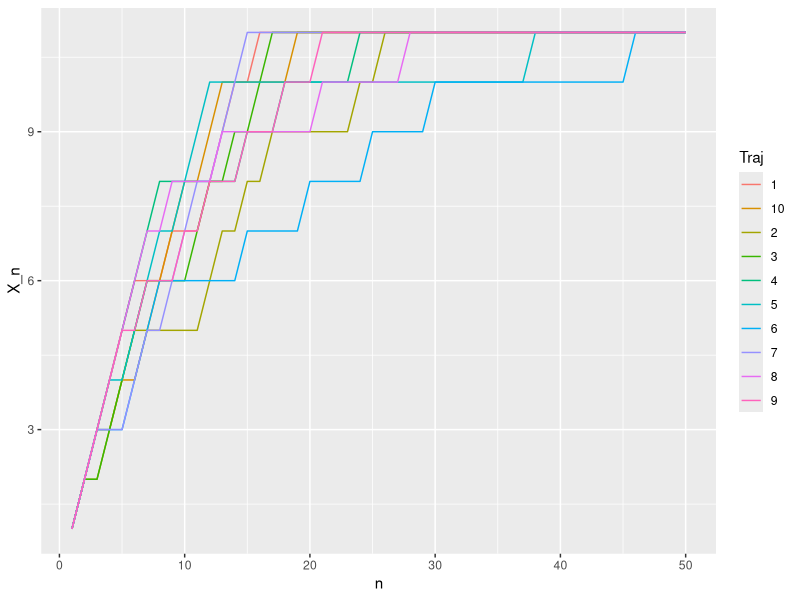
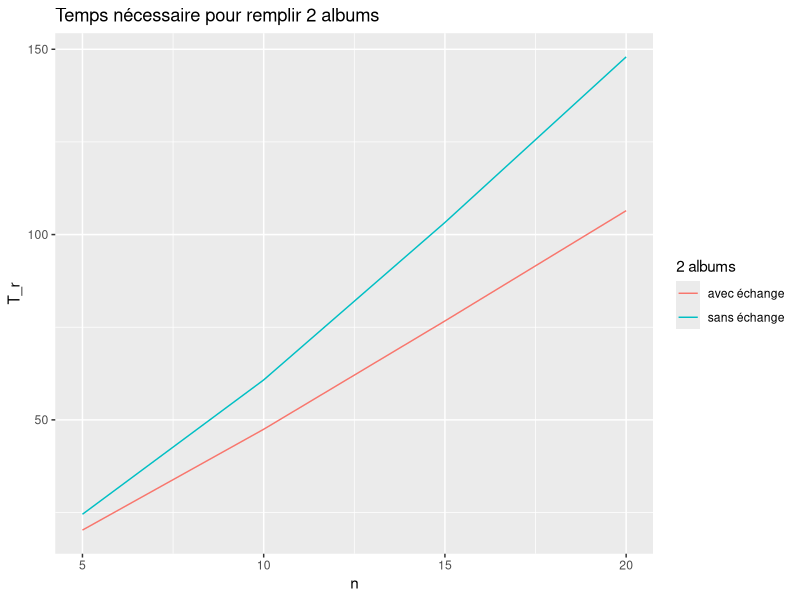
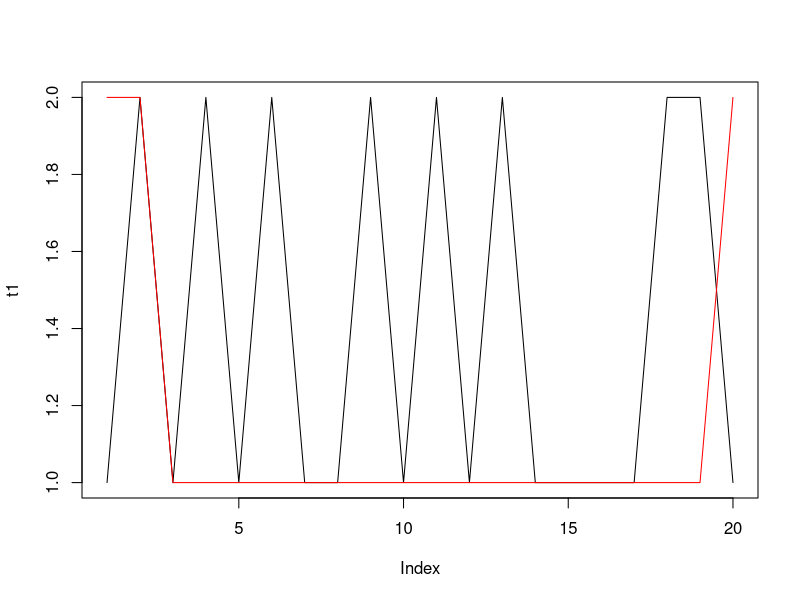
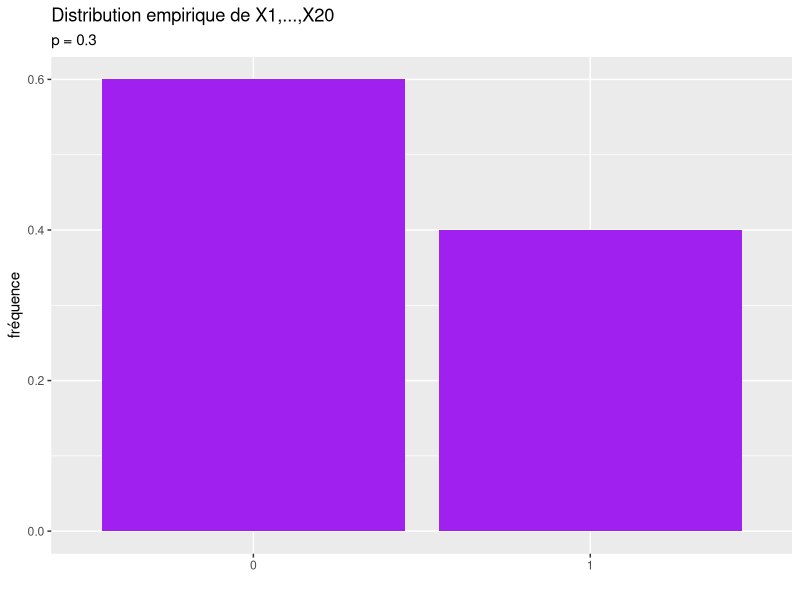
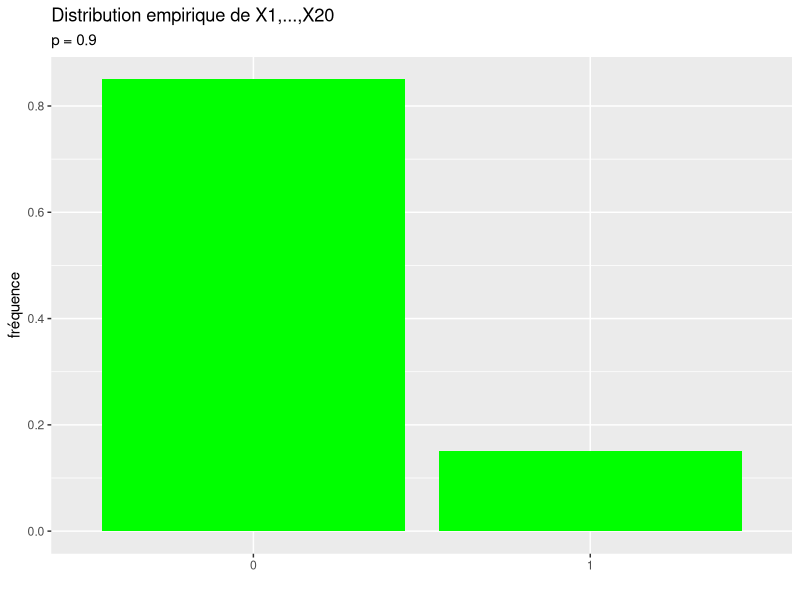
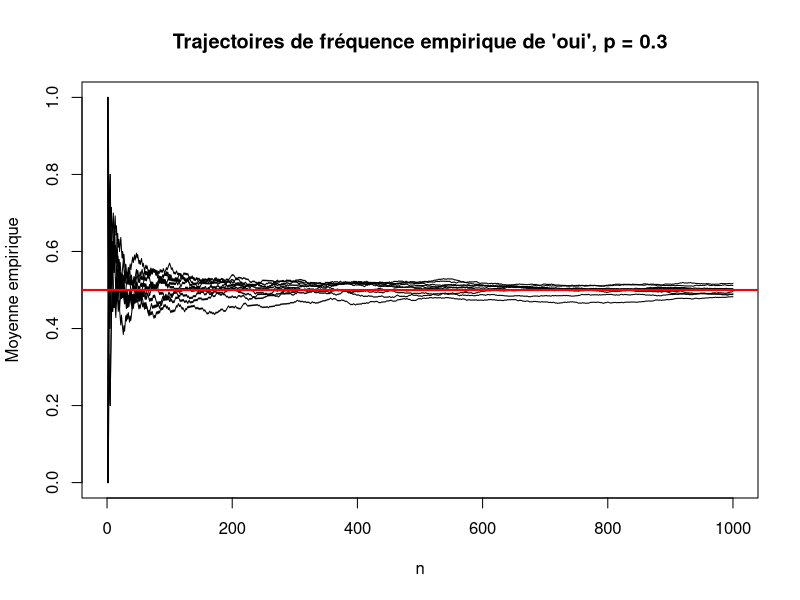
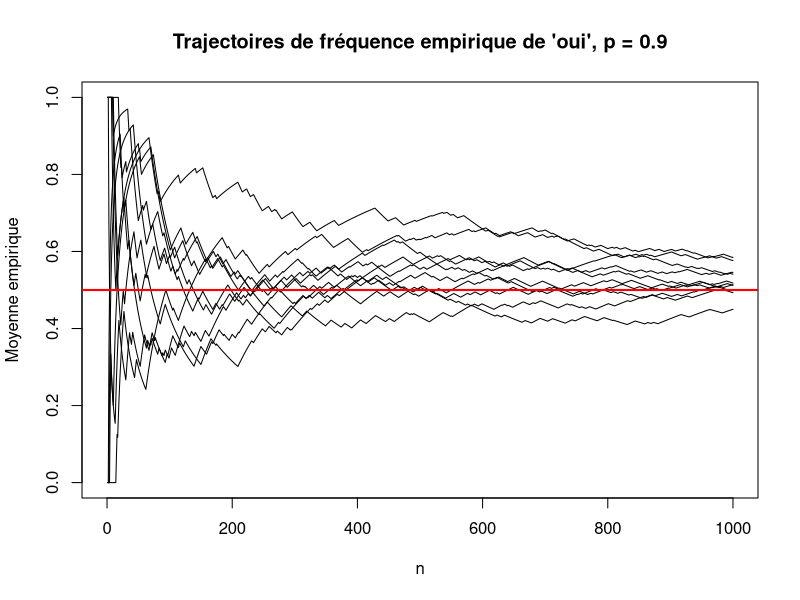
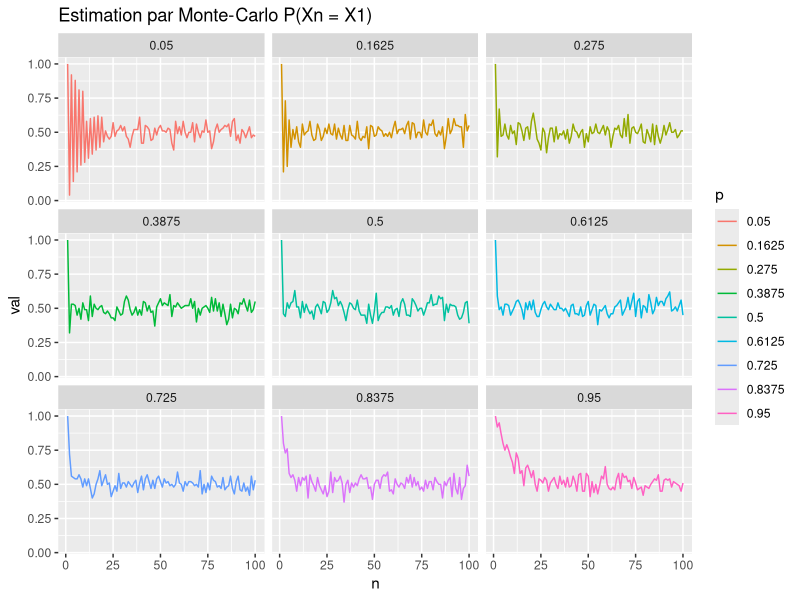

The R source for these figures, in order:
## ---- chunk 1
library(tidyverse)
library(purrr)
library(tibble)
library(ggplot2)
library(pracma)
## ---- chunk 2
sample_from <- function(p, n = 1) {

    get_x <- function() {
        p1 <- c(0, p[seq_len(length(p) - 1)])
        t <- runif(1)
        u <- (t > cumsum(p1)) & (t < cumsum(p))
        x <- which(u == 1)

        x
    }

    x <- rep(0, n)
    for (i in seq_len(n)) {
        x[i] <- get_x()
    }

    x
}

etat_suiv <- function(x, Q) {
    p <- Q[x,]
    sample_from(p)
}

sim_chain <- function(p0, Q, n = 50) {

    # get the first state
    x0 <- sample_from(p0)

    x <- rep(0, n)
    x[1] <- x0

    for (i in seq_len(n - 1)) {
        x[i + 1] <- etat_suiv(x[i], Q)
    }

    x
}
## ---- chunk 3
N <- 10 # Number of cards needed to fill the Panini Album

P <- matrix(rep(0, (N + 1) ** 2), nrow = (N + 1))

# Loop along the diagonals
for (i in 1:N) {
    P[i, i + 1] <- ((N + 1) - i) / N
    P[i + 1, i + 1] <- 1 - (N - i) / N
}

P
## ---- chunk 4
# Define the initial distribution
p0 <- rep(0, 11)
p0[1] <- 1

# Simulate data
chain <- sim_chain(p0, P, 50)
df <- tibble(n = 1:50, chain)
for (i in 2:10) {
    df <- add_column(df, sim_chain(p0, P, 50), .name_repair = "unique")
}
names(df) <- c("n", as.character(1:10))

df |>
    pivot_longer(c(2:11), values_to = "val", names_to = "name") |>
    ggplot(aes(n, val, col = name)) +
    geom_line() +
    labs(col = "Traj", y = "X_n")
## ---- chunk 5
n_traj <- 1000
len_traj <- 75

traj <- list() # store trajectories
for (i in 1:n_traj) {
    traj[[i]] <- sim_chain(p0, P, len_traj)
}

find_first_11 <- function(x) {
    detect_index(x, function(x) x == 11)
}

first_11 <- map(traj, find_first_11)
x <- unlist(first_11)
x[x == 0] <- len_traj # If we never reach 11, just use len_traj

avg_cards <- mean(x)

print(avg_cards)
## ---- chunk 6
n_sample <- 1e5
N <- 100

album_completion_time <- function(n_sample, n_cards, r_collectors = 2) {

    # Go ahead and generate a large sample
    s <- sample(1:n_cards, n_sample, replace = TRUE)

    # Now we need to go until every single card has >= r cards
    found_all_cards <- FALSE
    i <- 1
    counts <- rep(0, n_cards)
    missing_cards <- 1:n_cards # indices of missing cards

    # Keep counting values in the sample until the length of
    # missing cards is 0
    while (!found_all_cards) {

        counts[s[i]] <- counts[s[i]] + 1
        i <- i + 1

        # Need to actually start checking the missing cards
        missing_cards <- missing_cards[counts[missing_cards] < r_collectors]
        found_all_cards <- length(missing_cards) == 0

        # if i larger than the sample, draw another sample!
        if (i >= n_sample) {
            s <- sample(1:n_cards, n_sample, replace = TRUE)
            i <- 1
        }
    }

    i
}
## ---- chunk 7
n_cards <- 10
r <- 2
n_sim <- 1000

completion_times <- map_dbl(1:n_sim, function(x) {
                                        album_completion_time(200, n_cards, r)
                                     })
mean(completion_times)
## ---- chunk 8
N <- c(5, 10, 15, 20)

mean_completion_times <- function(n, r = 2, n_sim = 1000) {
    completion_times <- map_dbl(1:n_sim, function(x) {
        album_completion_time(200, n, r)
    })
    mean(completion_times)
}

# Fill two albums WITH exchanges
alb_exch <- map_dbl(N, mean_completion_times)

# Fill one album, twice
two_alb <- 2 * map_dbl(N, function(n) { mean_completion_times(n, 1)})

df <- tibble(N, alb_exch, two_alb)
names(df) <- c("N", "avec échange", "sans échange")

df |>
    pivot_longer(c(2, 3), values_to = "vals", names_to = "names") |>
    ggplot(aes(N, vals, col = names)) +
    geom_line() +
    labs(col = "2 albums", y = "T_r", x = "n", title = "Temps nécessaire pour remplir 2 albums")
## ---- chunk 9
get_transition_matrix <- function(p) {
    q <- 1 - p
    matrix(c(p, q, q, p), nrow = 2)
}

# We don't know if the first message should be true or false
p0 <- c(0.5, 0.5)

t1 <- sim_chain(p0, get_transition_matrix(0.3), 20)
t2 <- sim_chain(p0, get_transition_matrix(0.9), 20)

plot(t1, type = "l")
lines(t2, type = "l", col = "red")
## ---- chunk 10
# Change the states in Exercise 2 as 1.0 -> FALSE, 2.0 -> TRUE
to_tf <- function(X) {
    tf <- X
    tf[X == 1] <- FALSE
    tf[X == 2] <- TRUE
    tf
}

t1_tf <- to_tf(t1)
t2_tf <- to_tf(t2)

tibble(t1_tf) |>
    ggplot(aes(x = factor(t1_tf))) +
    geom_bar(aes(y = ..count../sum(..count..)), fill = "purple") +
    labs(x = "",
         y = "fréquence",
         title = "Distribution empirique de X1,...,X20",
         subtitle = "p = 0.3")

tibble(t2_tf) |>
    ggplot(aes(x = factor(t2_tf))) +
    geom_bar(aes(y = ..count../sum(..count..)), fill = "green") +
    labs(x = "",
         y = "fréquence",
         title = "Distribution empirique de X1,...,X20",
         subtitle = "p = 0.9")
## ---- chunk 11
# Now let's simulate 10 trajectoire's empirique distributions
# of 1000 messages
n_traj <- 10
len_traj <- 1000

emp_dist <- function(single_traj) {

    tf <- to_tf(single_traj)
    cumsum(tf) / 1:len_traj
}

draw_traj_p <- function(p = 0.5, n_traj = 10, len_traj = 1000) {

    traj <- list()
    for (i in 1:n_traj) {
        traj[[i]] <- sim_chain(c(0.5, 0.5), get_transition_matrix(p), len_traj)
    }


    traj_emp <- map(traj, emp_dist)

    plot(traj_emp[[1]],
         type = "l",
         xlab = "n",
         ylab = "Moyenne empirique",
         main = paste("Trajectoires de fréquence empirique de 'oui', p =", p),
         xlim = c(0, len_traj),
         ylim = c(0, 1))
    for (i in 2:n_traj) {
        lines(traj_emp[[i]])
    }

    abline(h = 0.5, col = "red", lwd = 2)

}

draw_traj_p(0.3)
draw_traj_p(0.9)
## ---- chunk 12
p_reponse_conforme <- function(n, p = 0.5) {
    (1 + (2 * p - 1) ** n) / 2
}

# Create monte carlo simulation for nieme probability
# Simulate n_traj trajectories to calculate the probability that the
# nth transmission is the same as the first!
p_reponse_conforme_mc <- function(n, p = 0.5, n_traj = 1000) {

    traj <- list()

    for (i in 1:n_traj) {
        traj[[i]] <- sim_chain(c(0.5, 0.5), get_transition_matrix(p), n)
    }

    # Now see whether or not the condition is true
    pred_fn <- function(single_traj) {
        single_traj[[1]] == single_traj[[n]]
    }

    sum(unlist(map(traj, pred_fn))) / n_traj

}

x <- seq(1, 100)

pr_mc_fn_gen <- function(p, n = 100) {
    function(x) {
        p_reponse_conforme_mc(x, p, n)
    }
}

pr_fn_gen <- function(p) {
    function(x) {
        p_reponse_conforme(x, p)
    }
}

P <- linspace(0.05, 0.95, 9)

pr_mc_fns <- map(P, pr_mc_fn_gen)
pr_fns <- map(P, pr_fn_gen)

# I want to calculate the 9 trajectories and 9 functions needed for a data frame
N <- seq(1, 100)

n_fn <- 9

pr_mc_res <- list()
for (i in 1:n_fn) {
    pr_mc_res[[i]] <- map_dbl(N, pr_mc_fns[[i]])
}

pr_res <- list()
for (i in 1:n_fn) {
    pr_res[[i]] <- map_dbl(N, pr_fns[[i]])
}

# now rap all of these up in a data frame
df <- tibble(pr_mc_res[[1]])
for (i in 1:8) {
    df <- add_column(df, pr_mc_res[[i + 1]], .name_repair = "unique")
}

for (i in 1:9) {
    df <- add_column(df, pr_res[[i]], .name_repair = "unique")
}

df <- add_column(df, n = 1:100)

# build the first 9 column names
first_nine <- map_chr(P, function(p) {
    # paste("pr_mc", p, sep = "")
    as.character(p)
})

back_nine <- map_chr(P, function(p) {
    paste("pr", p, sep = "")
})

names(df) <- c(first_nine, back_nine, "n")
df <- df |> pivot_longer(1:9, names_to = "pr_mc", values_to = "val")
names(df) <- c(as.character(P), "n", "pr_mc", "val")
df <- df |> pivot_longer(1:9, names_to = "pr", values_to = "vals")

df |> ggplot(aes(n, val, col = pr_mc)) +
    geom_line() +
    facet_wrap(~ pr_mc) +
    labs(col = "p", title = "Estimation par Monte-Carlo P(Xn = X1)")

df |> ggplot(aes(n, vals, col = pr)) +
    geom_line() +
    facet_wrap(~ pr) +
    labs(col = "p", title = "Probabilité Théorique P(Xn = X1)")
